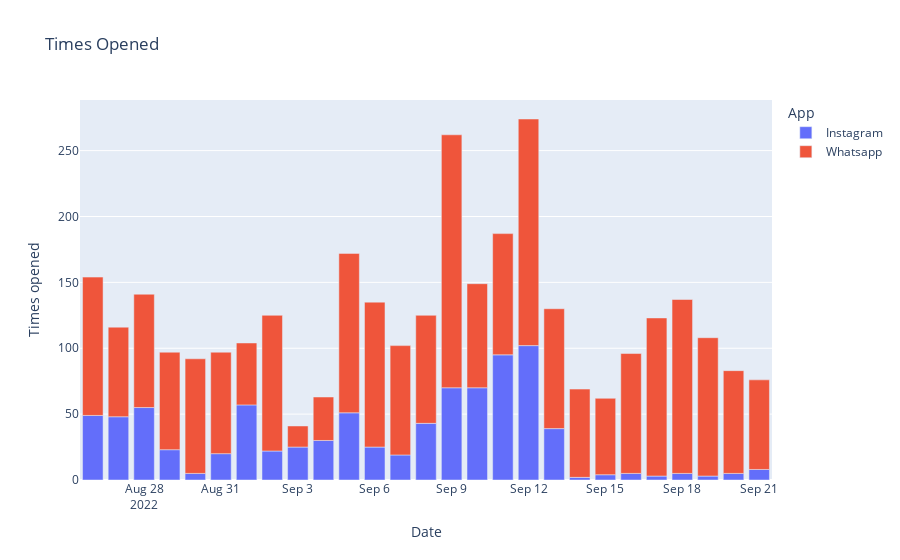

Notebook cell for this chart:
### Code cell
figure.show()

### Figure 1 — Plotly figure (JSON) as saved in the notebook; plotly's stock layout.template omitted (floating-point values rounded to 4 significant figures)
{"data": [{"alignmentgroup": "True", "hovertemplate": "App=Instagram<br>Date=%{x}<br>Times opened=%{y}<extra></extra>", "legendgroup": "Instagram", "marker": {"color": "#636efa", "pattern": {"shape": ""}}, "name": "Instagram", "offsetgroup": "Instagram", "orientation": "v", "showlegend": true, "textposition": "auto", "type": "bar", "x": ["2022-08-26T00:00:00", "2022-08-27T00:00:00", "2022-08-28T00:00:00", "2022-08-29T00:00:00", "2022-08-30T00:00:00", "2022-08-31T00:00:00", "2022-09-01T00:00:00", "2022-09-02T00:00:00", "2022-09-03T00:00:00", "2022-09-04T00:00:00", "2022-09-05T00:00:00", "2022-09-06T00:00:00", "2022-09-07T00:00:00", "2022-09-08T00:00:00", "2022-09-09T00:00:00", "2022-09-10T00:00:00", "2022-09-11T00:00:00", "2022-09-12T00:00:00", "2022-09-13T00:00:00", "2022-09-14T00:00:00", "2022-09-15T00:00:00", "2022-09-16T00:00:00", "2022-09-17T00:00:00", "2022-09-18T00:00:00", "2022-09-19T00:00:00", "2022-09-20T00:00:00", "2022-09-21T00:00:00"], "xaxis": "x", "y": [49, 48, 55, 23, 5, 20, 57, 22, 25, 30, 51, 25, 19, 43, 70, 70, 95, 102, 39, 2, 4, 5, 3, 5, 3, 5, 8], "yaxis": "y"}, {"alignmentgroup": "True", "hovertemplate": "App=Whatsapp<br>Date=%{x}<br>Times opened=%{y}<extra></extra>", "legendgroup": "Whatsapp", "marker": {"color": "#EF553B", "pattern": {"shape": ""}}, "name": "Whatsapp", "offsetgroup": "Whatsapp", "orientation": "v", "showlegend": true, "textposition": "auto", "type": "bar", "x": ["2022-08-26T00:00:00", "2022-08-27T00:00:00", "2022-08-28T00:00:00", "2022-08-29T00:00:00", "2022-08-30T00:00:00", "2022-08-31T00:00:00", "2022-09-01T00:00:00", "2022-09-02T00:00:00", "2022-09-03T00:00:00", "2022-09-04T00:00:00", "2022-09-05T00:00:00", "2022-09-06T00:00:00", "2022-09-07T00:00:00", "2022-09-08T00:00:00", "2022-09-09T00:00:00", "2022-09-10T00:00:00", "2022-09-11T00:00:00", "2022-09-12T00:00:00", "2022-09-13T00:00:00", "2022-09-14T00:00:00", "2022-09-15T00:00:00", "2022-09-16T00:00:00", "2022-09-17T00:00:00", "2022-09-18T00:00:00", "2022-09-19T00:00:00", "2022-09-20T00:00:00", "2022-09-21T00:00:00"], "xaxis": "x", "y": [105, 68, 86, 74, 87, 77, 47, 103, 16, 33, 121, 110, 83, 82, 192, 79, 92, 172, 91, 67, 58, 91, 120, 132, 105, 78, 68], "yaxis": "y"}], "layout": {"barmode": "relative", "legend": {"title": {"text": "App"}, "tracegroupgap": 0}, "title": {"text": "Times Opened"}, "xaxis": {"anchor": "y", "domain": [0, 1], "title": {"text": "Date"}}, "yaxis": {"anchor": "x", "domain": [0, 1], "title": {"text": "Times opened"}}}}
